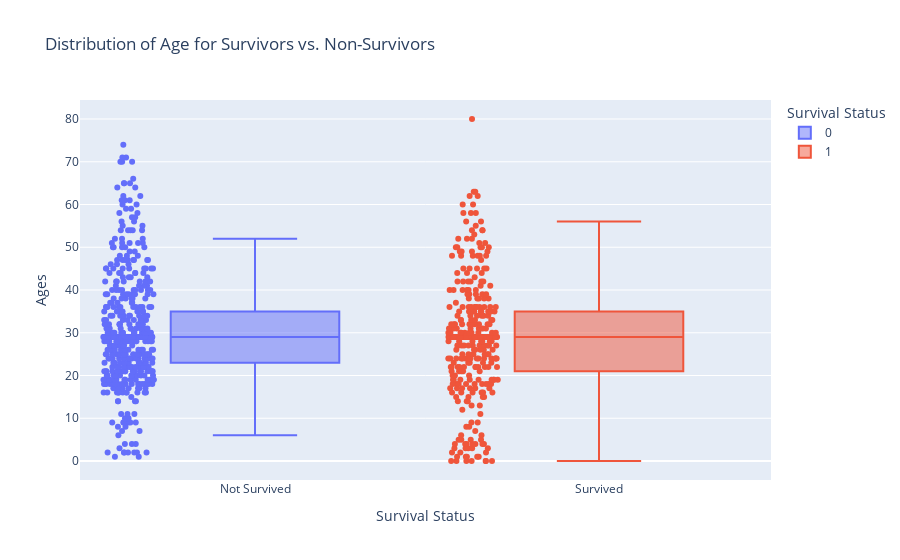

Notebook cell for this chart:
### Code cell
fig5= px.box(titanic_data, x='Survived', y='Age', points="all",title="Distribution of Age for Survivors vs. Non-Survivors",labels={'Survived': 'Survival Status', 'Age': 'Ages'},color='Survived')
fig5.update_layout(xaxis=dict(tickvals=[0, 1], ticktext=['Not Survived', 'Survived']))
fig5.show()

### Figure 1 — Plotly figure (JSON) as saved in the notebook; plotly's stock layout.template omitted (floating-point values rounded to 4 significant figures; data arrays with more than 128 entries replaced by an {"elided": "..."} marker saying what was removed)
{"data": [{"alignmentgroup": "True", "boxpoints": "all", "hovertemplate": "Survival Status=%{x}<br>Ages=%{y}<extra></extra>", "legendgroup": "0", "marker": {"color": "#636efa"}, "name": "0", "notched": false, "offsetgroup": "0", "orientation": "v", "showlegend": true, "type": "box", "x": {"elided": "549 int values"}, "x0": " ", "xaxis": "x", "y": {"elided": "549 int values"}, "y0": " ", "yaxis": "y"}, {"alignmentgroup": "True", "boxpoints": "all", "hovertemplate": "Survival Status=%{x}<br>Ages=%{y}<extra></extra>", "legendgroup": "1", "marker": {"color": "#EF553B"}, "name": "1", "notched": false, "offsetgroup": "1", "orientation": "v", "showlegend": true, "type": "box", "x": {"elided": "342 int values"}, "x0": " ", "xaxis": "x", "y": {"elided": "342 int values"}, "y0": " ", "yaxis": "y"}], "layout": {"boxmode": "overlay", "legend": {"title": {"text": "Survival Status"}, "tracegroupgap": 0}, "title": {"text": "Distribution of Age for Survivors vs. Non-Survivors"}, "xaxis": {"anchor": "y", "categoryarray": [0, 1], "categoryorder": "array", "domain": [0, 1], "ticktext": ["Not Survived", "Survived"], "tickvals": [0, 1], "title": {"text": "Survival Status"}}, "yaxis": {"anchor": "x", "domain": [0, 1], "title": {"text": "Ages"}}}}
